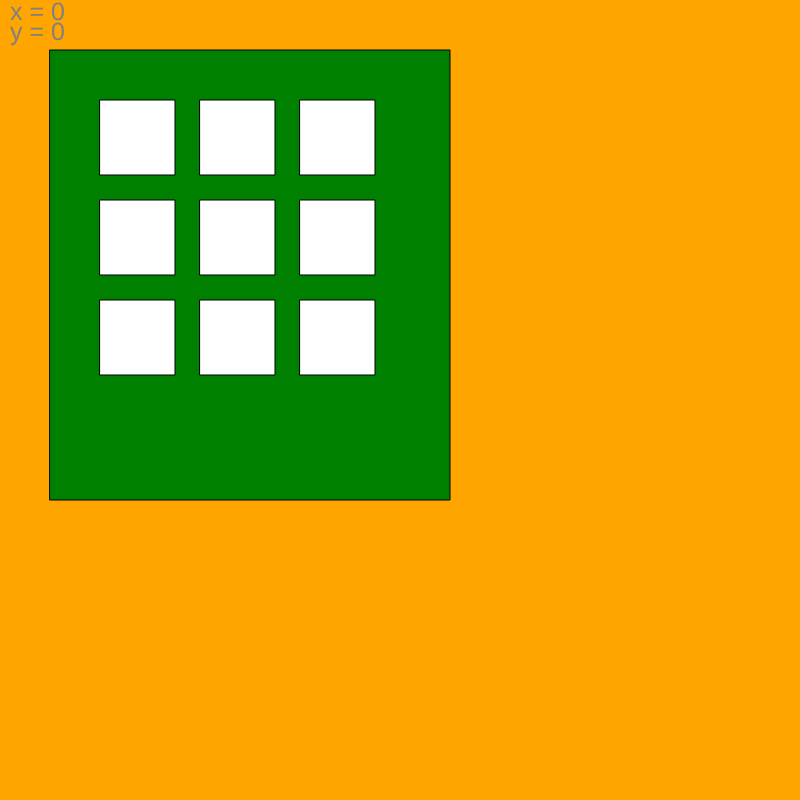
Frame 1 (no input)
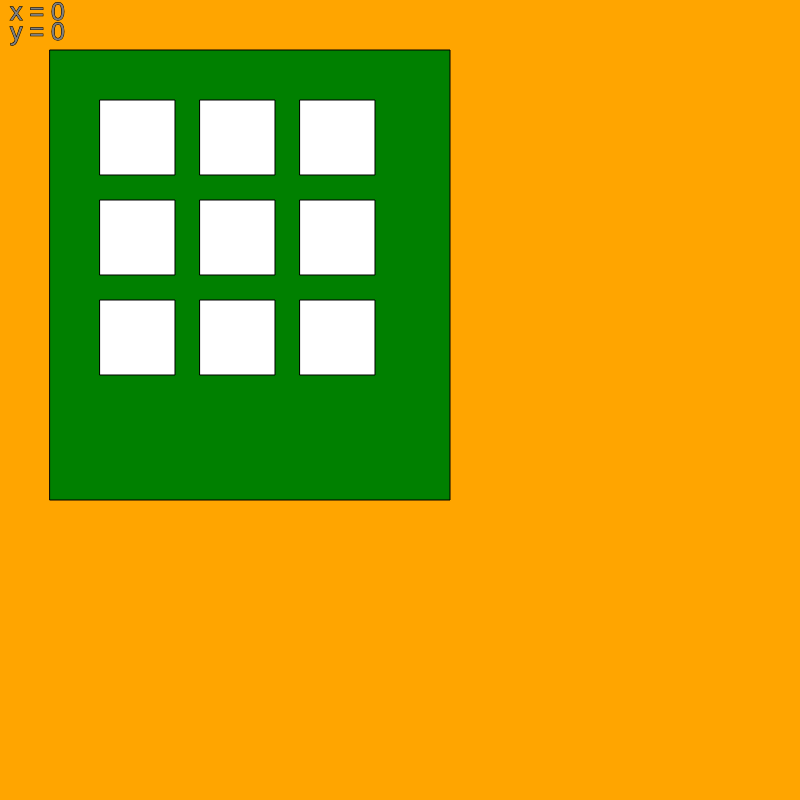
Frame 60 (no input)
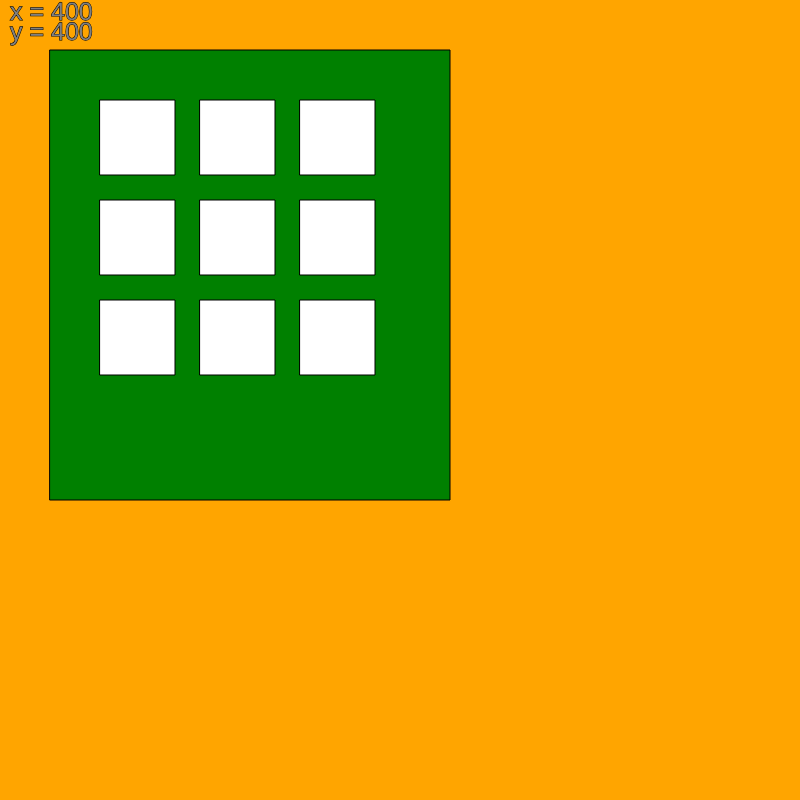
Frame 120 (the mouse pressed at the canvas centre since frame 60)

The p5.js sketch that drew these frames (run headless with seeded random() and noise() and a simulated clock; from frame 60 on, the mouse is pressed at the canvas centre):

// p5.js sketch
// ── sketch.js
// fix the turn can override color issue
// variables
let color = false;
let MousePositie = " ";

//  mouse hover color
let MouseOverColour = "white"
let MouseOverColour2 = "white"
let MouseOverColour3 = "white"
let MouseOverColour4 = "white"
let MouseOverColour5 = "white"
let MouseOverColour6 = "white"
let MouseOverColour7 = "white"
let MouseOverColour8 = "white"
let MouseOverColour9 = "white"

let checkWinner = false;
let winner = 0;
let tie = "You Tied!"

// players
let turn = 1;

// boxes
let vak1
let vak2
let vak3

function setup() {
  createCanvas(800, 800);
}
// Main function (draw)
function draw() {
  background("orange")



  fill("gray")
  textSize(25)
  text("x = " + mouseX, 10, 20)
  text("y = " + mouseY, 10, 40)
  text(MousePositie, 50, 20)

  // background
  stroke("black")
  fill("green")
  rect(50, 50, 400, 450)

  // rectangles

  // if vak1 ()
  fill(MouseOverColour)
  rect(100, 100, 75, 75) //Box 1 

  fill(MouseOverColour2)
  rect(200, 100, 75, 75) // box 2

  fill(MouseOverColour3)
  rect(300, 100, 75, 75) // box 3

  // row 2
  fill(MouseOverColour4)
  rect(100, 200, 75, 75) // row 2 box 1
  fill(MouseOverColour5)
  rect(200, 200, 75, 75) // row 2 box 2
  fill(MouseOverColour6)
  rect(300, 200, 75, 75) // row 2 box 3

  // row 3
  fill(MouseOverColour7)
  rect(100, 300, 75, 75) // row 2 box 1
  fill(MouseOverColour8)
  rect(200, 300, 75, 75) // row 2 box 2
  fill(MouseOverColour9)
  rect(300, 300, 75, 75) // row 2 box 3


  if (checkWinner == true) {
    winScherm(winner)
  }  // circle(mouseX,mouseY,50)
}


function mousePressed() {
  if (winner == 0) {

    let newColor = "blue"
    if (turn == 1) {
      newColor = "red"
    }

    //
    if (mouseX > 100 && mouseX < 175 && mouseY > 100 && mouseY < 175 && MouseOverColour == "white") {
      MouseOverColour = newColor;
      swapPlayer()
    }
    if (mouseX > 200 && mouseX < 275 && mouseY > 100 && mouseY < 175 && MouseOverColour2 == "white") {
      MouseOverColour2 = newColor;
      swapPlayer()
    }
    if (mouseX > 300 && mouseX < 375 && mouseY > 100 && mouseY < 175 && MouseOverColour3 == "white") {
      MouseOverColour3 = newColor;
      swapPlayer()
    }
    if (mouseX > 100 && mouseX < 175 && mouseY > 200 && mouseY < 275 && MouseOverColour4 == "white") {
      MouseOverColour4 = newColor;
      swapPlayer()
    }
    if (mouseX > 200 && mouseX < 275 && mouseY > 200 && mouseY < 275 && MouseOverColour5 == "white") {
      MouseOverColour5 = newColor;
      swapPlayer()
    }
    if (mouseX > 300 && mouseX < 375 && mouseY > 200 && mouseY < 275 && MouseOverColour6 == "white") {
      MouseOverColour6 = newColor;
      swapPlayer()
    }
    if (mouseX > 100 && mouseX < 175 && mouseY > 300 && mouseY < 375 && MouseOverColour7 == "white") {
      MouseOverColour7 = newColor;
      swapPlayer()
    }
    if (mouseX > 200 && mouseX < 275 && mouseY > 300 && mouseY < 375 && MouseOverColour8 == "white") {
      MouseOverColour8 = newColor;
      swapPlayer()
    }
    if (mouseX > 300 && mouseX < 375 && mouseY > 300 && mouseY < 375 && MouseOverColour9 == "white") {
      MouseOverColour9 = newColor;
      swapPlayer()
    }
  }



  checkWin()
  // else if (checkwinner == false) {
  // turn = 0
  // }
}

function swapPlayer() {
  if (turn == 1) {
    turn = 2

  }
  else if (turn == 2) {
    turn = 1
  }
}

// check win function
function checkWin() {
  if (MouseOverColour === MouseOverColour2 && MouseOverColour === MouseOverColour3 && MouseOverColour != "white") {
    winner = MouseOverColour
  }
  if (MouseOverColour4 === MouseOverColour5 && MouseOverColour4 === MouseOverColour6 && MouseOverColour4 != "white") {
    winner = MouseOverColour4
  }
  if (MouseOverColour7 === MouseOverColour8 && MouseOverColour7 === MouseOverColour9 && MouseOverColour7 != "white") {
    winner = MouseOverColour7
  }
  if (MouseOverColour === MouseOverColour4 && MouseOverColour === MouseOverColour7 && MouseOverColour != "white") {
    winner = MouseOverColour
  }
  if (MouseOverColour2 === MouseOverColour5 && MouseOverColour2 === MouseOverColour8 && MouseOverColour2 != "white") {
    winner = MouseOverColour2
  }
  if (MouseOverColour3 === MouseOverColour6 && MouseOverColour3 === MouseOverColour9 && MouseOverColour3 != "white") {
    winner = MouseOverColour3
  }
  if (MouseOverColour === MouseOverColour5 && MouseOverColour === MouseOverColour9 && MouseOverColour != "white") {
    winner = MouseOverColour
  }
  if (MouseOverColour3 === MouseOverColour5 && MouseOverColour3 === MouseOverColour7 && MouseOverColour3 != "white") {
    winner = MouseOverColour3
  }

  if (winner == "white") {
    winner = null;
  }


  // hier weet je wie er heeft gewonnen, maak een winscherm!
  if (winner != "white" && winner != 0) {
    checkWinner = true;
    console.log(checkWinner)

  }

}


function winScherm(winner) {
  console.log("de winnaar is " + winner);
  textSize(25)
  fill("black")
  text("congrats you won mf", 600, 600, 100, 100)

}
